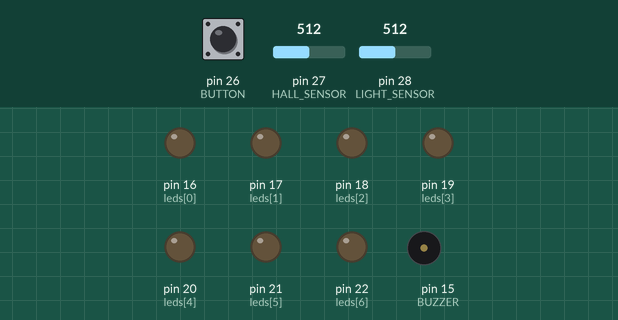
The sketch below on a simulated Arduino Mega 2560, built for the host (arithmetic inside an expression is 32-bit, double 64-bit). On the bench: output pins drawn as LEDs (lit = HIGH), buzzer (waves = sounding). The inputs (shaded band) are chosen by the test bench; at power-on: pin 28 (LIGHT_SENSOR) = 512, pin 26 (BUTTON) LOW, pin 27 (HALL_SENSOR) = 512. Random numbers use the default seed unless the sketch sets one.

Above: at 1.2 s.
1.3 s: pin 28 (LIGHT_SENSOR) set to 789
2.8 s: pin 28 (LIGHT_SENSOR) set to 808
At 2.9 s:
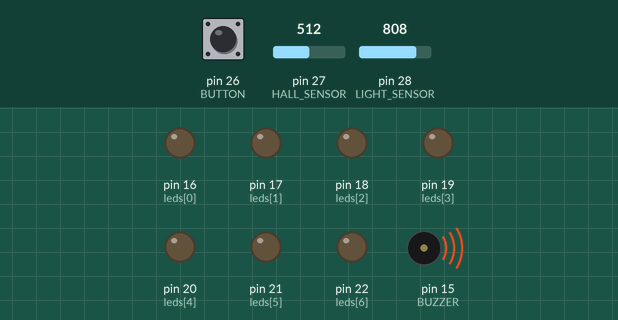
5.8 s: pin 28 (LIGHT_SENSOR) set to 790
7.3 s: pin 26 (BUTTON) pulled HIGH for 0.15 s
At 8.1 s:
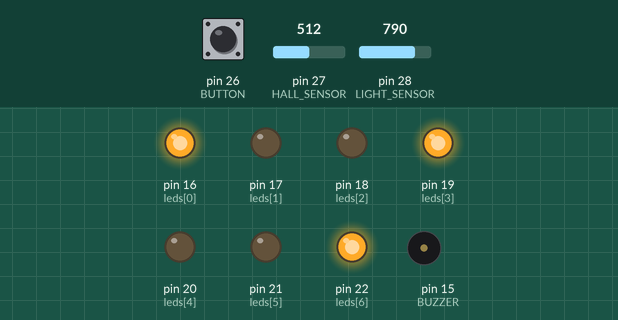
9.8 s: pin 26 (BUTTON) pulled HIGH for 1 s
At 10.2 s:
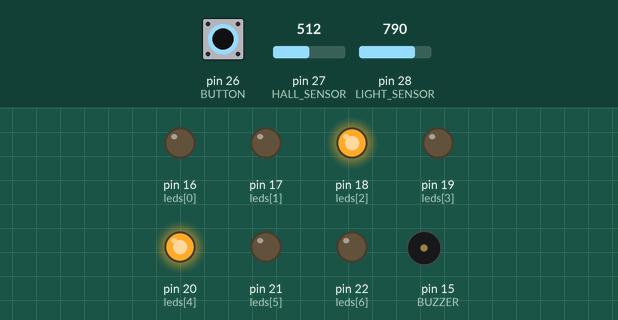
12.3 s: pin 26 (BUTTON) pulled HIGH for 3.2 s
At 14.1 s:
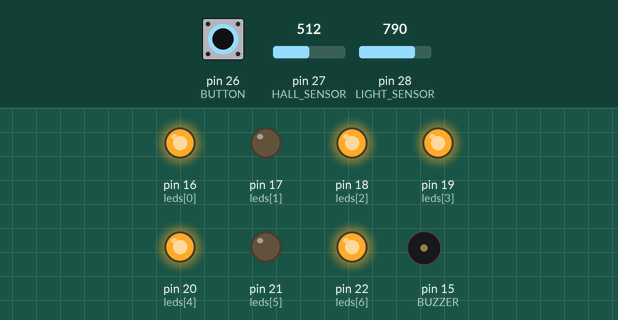
Timing chart, 0 to 17.8 s (numbered marks = the images above; inputs shaded):
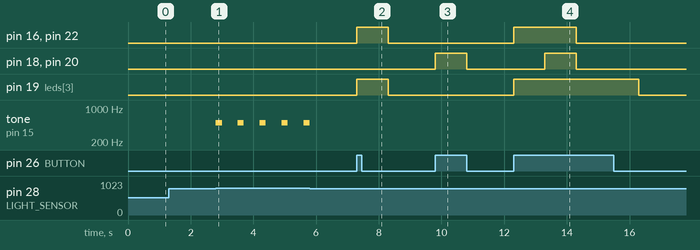

The sketch:

Wuerfel.ino
```cpp
// GPIO Definitionen
#define BUZZER 15
#define BUTTON 26
#define HALL_SENSOR 27
#define LIGHT_SENSOR 28

int leds[] = { 16, 17, 18, 19, 20, 21, 22 };

// Konstanten
const int THRESHOLD_LIGHT = 800;  // Helligkeitsschwelle
const int HALL_STANDARD = 533;    // Hall-Regelwert

void setup() {
  pinMode(BUZZER, OUTPUT);
  pinMode(BUTTON, INPUT_PULLDOWN);
  pinMode(HALL_SENSOR, INPUT);
  for (int i = 0; i < 7; i++) {
    pinMode(leds[i], OUTPUT);
  }

  //Zufallsgenerator mit Helligkeitssensor zufällig initialisieren
  randomSeed(analogRead(LIGHT_SENSOR));
}

void playBuzzer(int frequency, int duration) {
  tone(BUZZER, frequency, duration);
  delay(duration);
  noTone(BUZZER);
}


void displayDice(int number) {
  int patterns[7][7] = {
    { 0, 0, 0, 0, 0, 0, 0 },  // 0
    { 0, 0, 0, 1, 0, 0, 0 },  // 1
    { 0, 0, 1, 0, 1, 0, 0 },  // 2
    { 1, 0, 0, 1, 0, 0, 1 },  // 3
    { 1, 0, 1, 0, 1, 0, 1 },  // 4
    { 1, 0, 1, 1, 1, 0, 1 },  // 5
    { 1, 1, 1, 0, 1, 1, 1 }   // 6
  };

  for (int i = 0; i < 7; i++) {
    digitalWrite(leds[i], patterns[number][i]);
  }
}

void loop() {


  // Licht-Sensor-Warnsignal
  int lightValue = analogRead(LIGHT_SENSOR);
  if (lightValue > THRESHOLD_LIGHT) {
    playBuzzer(500, 200);
    delay(500);
  }
  else if (digitalRead(BUTTON) == HIGH) { //Tastendruck für Würfel
    // Schummeln mit Magnetsensor
    int hallValue = analogRead(HALL_SENSOR);
    if (hallValue < HALL_STANDARD * 0.9 || hallValue > HALL_STANDARD * 1.1) {
      displayDice(6);
    } else { //ohne Schummeln
      int number = random(1, 7);
      displayDice(number);
    }
    delay(1000);
    displayDice(0);
  }
}
```

Measured:
- the behaviour switches between 800 and 801 on pin 28 (LIGHT_SENSOR) (found by bisection; images 0 and 1)
- after the input at 1.3 s, every drawn part: stays the same
- after the input at 2.8 s, tone on pin 15 (BUZZER): alternates 500 Hz for 0.20 s and silent for 0.50 s, starting at once
- after the input at 7.3 s, pin 16 (leds[0]), pin 19 (leds[3]), pin 22 (leds[6]): LOW → HIGH at once, → LOW 1.0 s later
- after the input at 9.8 s, pin 18 (leds[2]), pin 20 (leds[4]): LOW → HIGH at once, → LOW 1.0 s later
- after the input at 12.3 s, pin 16 (leds[0]), pin 22 (leds[6]): LOW → HIGH at once, → LOW 2.0 s later; pin 18 (leds[2]), pin 20 (leds[4]): LOW → HIGH after 1.0 s, → LOW 1.0 s later; pin 19 (leds[3]): LOW → HIGH at once, → LOW 4.0 s later
